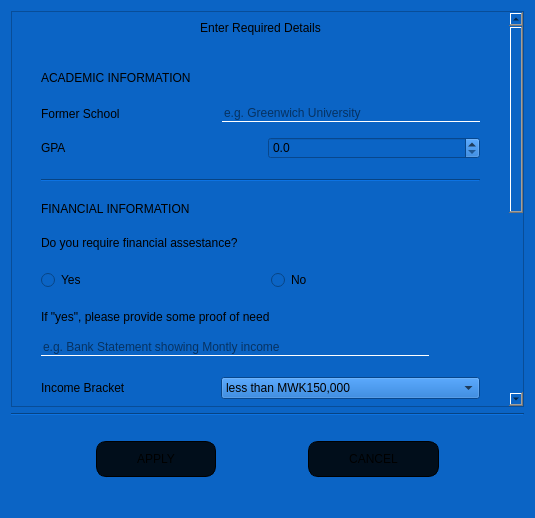
<?xml version="1.0" encoding="UTF-8"?>
<ui version="4.0">
 <class>applyScholarshipForm</class>
 <widget class="QWidget" name="applyScholarshipForm">
  <property name="geometry">
   <rect>
    <x>0</x>
    <y>0</y>
    <width>535</width>
    <height>518</height>
   </rect>
  </property>
  <property name="sizePolicy">
   <sizepolicy hsizetype="Fixed" vsizetype="Fixed">
    <horstretch>0</horstretch>
    <verstretch>0</verstretch>
   </sizepolicy>
  </property>
  <property name="minimumSize">
   <size>
    <width>535</width>
    <height>518</height>
   </size>
  </property>
  <property name="maximumSize">
   <size>
    <width>535</width>
    <height>518</height>
   </size>
  </property>
  <property name="windowTitle">
   <string>Form</string>
  </property>
  <property name="styleSheet">
   <string notr="true">QWidget{
	
	
	background-color: rgb(11, 100, 197);

}

QPushButton{
	padding-top:10px;
	padding-bottom:10px;
	padding-right:40px;
	padding-left:40px;
	border: 1px solid;
	border-radius:10px;
	margin-bottom: 30px;
	background-color: rgb(1, 14, 27);
	font: 600 10pt &quot;Segoe UI&quot;;
}

QLabel{
	
	
	font: 600 12pt &quot;Segoe UI&quot;;
}


QLineEdit{
	border:none;
	background-color: rgb(11, 100, 197);
	border-bottom: 1px solid white;
	
	font: 11pt &quot;Segoe UI&quot;;
}

QRadioButton{
	font: 600 12pt &quot;Segoe UI&quot;;
}


QComboBox{
	font: 11pt &quot;Segoe UI&quot;;
}

</string>
  </property>
  <layout class="QVBoxLayout" name="verticalLayout">
   <item>
    <widget class="QScrollArea" name="scrollArea">
     <property name="widgetResizable">
      <bool>true</bool>
     </property>
     <widget class="QWidget" name="scrollAreaWidgetContents">
      <property name="geometry">
       <rect>
        <x>0</x>
        <y>0</y>
        <width>503</width>
        <height>898</height>
       </rect>
      </property>
      <layout class="QGridLayout" name="gridLayout">
       <item row="0" column="0">
        <widget class="QLabel" name="label">
         <property name="styleSheet">
          <string notr="true">font: 600 14pt &quot;Segoe UI&quot;;
margin-bottom:30px;</string>
         </property>
         <property name="text">
          <string>Enter Required Details</string>
         </property>
         <property name="alignment">
          <set>Qt::AlignmentFlag::AlignCenter</set>
         </property>
        </widget>
       </item>
       <item row="1" column="0">
        <layout class="QVBoxLayout" name="verticalLayout_12">
         <property name="spacing">
          <number>20</number>
         </property>
         <property name="leftMargin">
          <number>20</number>
         </property>
         <property name="rightMargin">
          <number>20</number>
         </property>
         <item>
          <widget class="QLabel" name="label_2">
           <property name="text">
            <string>ACADEMIC INFORMATION</string>
           </property>
          </widget>
         </item>
         <item>
          <layout class="QVBoxLayout" name="verticalLayout_2">
           <property name="spacing">
            <number>15</number>
           </property>
           <item>
            <layout class="QHBoxLayout" name="horizontalLayout_19">
             <item>
              <widget class="QLabel" name="label_28">
               <property name="text">
                <string>Former School                          </string>
               </property>
              </widget>
             </item>
             <item>
              <widget class="QLineEdit" name="formerSchoolTxt">
               <property name="sizePolicy">
                <sizepolicy hsizetype="Expanding" vsizetype="Fixed">
                 <horstretch>0</horstretch>
                 <verstretch>0</verstretch>
                </sizepolicy>
               </property>
               <property name="placeholderText">
                <string>e.g. Greenwich University</string>
               </property>
              </widget>
             </item>
            </layout>
           </item>
           <item>
            <layout class="QHBoxLayout" name="horizontalLayout_3">
             <item>
              <widget class="QLabel" name="label_4">
               <property name="text">
                <string>GPA</string>
               </property>
              </widget>
             </item>
             <item>
              <widget class="QDoubleSpinBox" name="gpaSpinbox">
               <property name="decimals">
                <number>1</number>
               </property>
               <property name="maximum">
                <double>5.000000000000000</double>
               </property>
               <property name="singleStep">
                <double>0.100000000000000</double>
               </property>
              </widget>
             </item>
            </layout>
           </item>
          </layout>
         </item>
         <item>
          <widget class="Line" name="line_3">
           <property name="orientation">
            <enum>Qt::Orientation::Horizontal</enum>
           </property>
          </widget>
         </item>
         <item>
          <widget class="QLabel" name="label_5">
           <property name="text">
            <string>FINANCIAL INFORMATION</string>
           </property>
          </widget>
         </item>
         <item>
          <layout class="QVBoxLayout" name="verticalLayout_3">
           <property name="spacing">
            <number>20</number>
           </property>
           <item>
            <widget class="QLabel" name="label_6">
             <property name="text">
              <string>Do you require financial assestance?</string>
             </property>
            </widget>
           </item>
           <item>
            <layout class="QHBoxLayout" name="horizontalLayout_4">
             <item>
              <widget class="QRadioButton" name="yesRadioBtn">
               <property name="text">
                <string>Yes</string>
               </property>
              </widget>
             </item>
             <item>
              <widget class="QRadioButton" name="noRadioBtn">
               <property name="text">
                <string>No</string>
               </property>
              </widget>
             </item>
            </layout>
           </item>
          </layout>
         </item>
         <item>
          <layout class="QVBoxLayout" name="verticalLayout_6">
           <property name="spacing">
            <number>15</number>
           </property>
           <item>
            <widget class="QLabel" name="label_3">
             <property name="text">
              <string>If &quot;yes&quot;, please provide some proof of need</string>
             </property>
            </widget>
           </item>
           <item>
            <layout class="QHBoxLayout" name="horizontalLayout_9">
             <item>
              <widget class="QLineEdit" name="proofOfNeedTxt">
               <property name="sizePolicy">
                <sizepolicy hsizetype="Expanding" vsizetype="Fixed">
                 <horstretch>0</horstretch>
                 <verstretch>0</verstretch>
                </sizepolicy>
               </property>
               <property name="placeholderText">
                <string>e.g. Bank Statement showing Montly income</string>
               </property>
              </widget>
             </item>
             <item>
              <widget class="QPushButton" name="proofBrowseBtn">
               <property name="cursor">
                <cursorShape>PointingHandCursor</cursorShape>
               </property>
               <property name="styleSheet">
                <string notr="true">border:none;
border-radius:5px;
font: 600 9pt &quot;Segoe UI&quot;;
margin:0px;
padding:2px;
background-color: rgb(11, 100, 197);
color:rgb(1, 14, 27);</string>
               </property>
               <property name="text">
                <string/>
               </property>
               <property name="icon">
                <iconset resource="../../projectRescources.qrc">
                 <normaloff>:/icons/search.png</normaloff>:/icons/search.png</iconset>
               </property>
              </widget>
             </item>
            </layout>
           </item>
          </layout>
         </item>
         <item>
          <layout class="QHBoxLayout" name="horizontalLayout_18">
           <item>
            <widget class="QLabel" name="label_27">
             <property name="text">
              <string>Income Bracket</string>
             </property>
            </widget>
           </item>
           <item>
            <widget class="QComboBox" name="incomeBracketComboBox">
             <item>
              <property name="text">
               <string>less than MWK150,000</string>
              </property>
             </item>
             <item>
              <property name="text">
               <string>Between MWK150,000 - MWK250,000</string>
              </property>
             </item>
             <item>
              <property name="text">
               <string>Between MKW250,000 - MWK500,000</string>
              </property>
             </item>
             <item>
              <property name="text">
               <string>Between MWK500,00 - MWK1,000,000</string>
              </property>
             </item>
             <item>
              <property name="text">
               <string>Between MWK1,000,000 - MWK2,000,000</string>
              </property>
             </item>
             <item>
              <property name="text">
               <string>More than MWK2,000,000</string>
              </property>
             </item>
            </widget>
           </item>
          </layout>
         </item>
         <item>
          <widget class="Line" name="line">
           <property name="orientation">
            <enum>Qt::Orientation::Horizontal</enum>
           </property>
          </widget>
         </item>
         <item>
          <layout class="QVBoxLayout" name="verticalLayout_5">
           <property name="spacing">
            <number>15</number>
           </property>
           <item>
            <widget class="QLabel" name="label_7">
             <property name="text">
              <string>MOTIVATION</string>
             </property>
            </widget>
           </item>
           <item>
            <widget class="QLabel" name="label_8">
             <property name="text">
              <string>Why are you applying to this scholarship?</string>
             </property>
            </widget>
           </item>
           <item>
            <widget class="QTextEdit" name="reasonForApplyingTxt">
             <property name="styleSheet">
              <string notr="true">heigth:81px;
background-color:white;
border: 1px solid black;
border-radius: 7px;
color:black;
font: 11pt &quot;Segoe UI&quot;;</string>
             </property>
            </widget>
           </item>
           <item>
            <layout class="QHBoxLayout" name="horizontalLayout_5">
             <item>
              <widget class="QLabel" name="label_9">
               <property name="text">
                <string>Career Goals                     </string>
               </property>
              </widget>
             </item>
             <item>
              <widget class="QLineEdit" name="careerGoalsTxt">
               <property name="placeholderText">
                <string>Optional</string>
               </property>
              </widget>
             </item>
            </layout>
           </item>
          </layout>
         </item>
         <item>
          <widget class="Line" name="line_2">
           <property name="orientation">
            <enum>Qt::Orientation::Horizontal</enum>
           </property>
          </widget>
         </item>
         <item>
          <widget class="QLabel" name="label_10">
           <property name="text">
            <string>DOCUMENTS</string>
           </property>
          </widget>
         </item>
         <item>
          <layout class="QVBoxLayout" name="verticalLayout_4">
           <property name="spacing">
            <number>20</number>
           </property>
           <item>
            <layout class="QHBoxLayout" name="horizontalLayout_6">
             <item>
              <widget class="QLabel" name="label_11">
               <property name="text">
                <string>Transcript                         </string>
               </property>
              </widget>
             </item>
             <item>
              <widget class="QLineEdit" name="transcriptTxt"/>
             </item>
             <item>
              <widget class="QPushButton" name="transcriptBrowseBtn">
               <property name="cursor">
                <cursorShape>PointingHandCursor</cursorShape>
               </property>
               <property name="styleSheet">
                <string notr="true">border:none;
border-radius:5px;
font: 600 9pt &quot;Segoe UI&quot;;
margin:0px;
padding:2px;
background-color: rgb(11, 100, 197);
color:rgb(1, 14, 27);</string>
               </property>
               <property name="text">
                <string/>
               </property>
               <property name="icon">
                <iconset resource="../../projectRescources.qrc">
                 <normaloff>:/icons/search.png</normaloff>:/icons/search.png</iconset>
               </property>
              </widget>
             </item>
            </layout>
           </item>
           <item>
            <layout class="QHBoxLayout" name="horizontalLayout_7">
             <item>
              <widget class="QLabel" name="label_12">
               <property name="text">
                <string>National ID                      </string>
               </property>
              </widget>
             </item>
             <item>
              <widget class="QLineEdit" name="nationalIdTxt"/>
             </item>
             <item>
              <widget class="QPushButton" name="nationalBrowseBtn">
               <property name="cursor">
                <cursorShape>PointingHandCursor</cursorShape>
               </property>
               <property name="styleSheet">
                <string notr="true">border:none;
border-radius:5px;
font: 600 9pt &quot;Segoe UI&quot;;
margin:0px;
padding:2px;
background-color: rgb(11, 100, 197);
color:rgb(1, 14, 27);</string>
               </property>
               <property name="text">
                <string/>
               </property>
               <property name="icon">
                <iconset resource="../../projectRescources.qrc">
                 <normaloff>:/icons/search.png</normaloff>:/icons/search.png</iconset>
               </property>
              </widget>
             </item>
            </layout>
           </item>
           <item>
            <layout class="QHBoxLayout" name="horizontalLayout_8">
             <item>
              <widget class="QLabel" name="label_13">
               <property name="text">
                <string>Recommendation letter  </string>
               </property>
              </widget>
             </item>
             <item>
              <widget class="QLineEdit" name="recommedationLetterTxt"/>
             </item>
             <item>
              <widget class="QPushButton" name="recommBrowseBtn">
               <property name="cursor">
                <cursorShape>PointingHandCursor</cursorShape>
               </property>
               <property name="styleSheet">
                <string notr="true">border:none;
border-radius:5px;
font: 600 9pt &quot;Segoe UI&quot;;
margin:0px;
padding:2px;
background-color: rgb(11, 100, 197);
color:rgb(1, 14, 27);</string>
               </property>
               <property name="text">
                <string/>
               </property>
               <property name="icon">
                <iconset resource="../../projectRescources.qrc">
                 <normaloff>:/icons/search.png</normaloff>:/icons/search.png</iconset>
               </property>
              </widget>
             </item>
            </layout>
           </item>
          </layout>
         </item>
        </layout>
       </item>
      </layout>
     </widget>
    </widget>
   </item>
   <item>
    <widget class="Line" name="line_4">
     <property name="orientation">
      <enum>Qt::Orientation::Horizontal</enum>
     </property>
    </widget>
   </item>
   <item>
    <layout class="QHBoxLayout" name="horizontalLayout">
     <property name="topMargin">
      <number>19</number>
     </property>
     <item>
      <spacer name="horizontalSpacer_13">
       <property name="orientation">
        <enum>Qt::Orientation::Horizontal</enum>
       </property>
       <property name="sizeHint" stdset="0">
        <size>
         <width>40</width>
         <height>20</height>
        </size>
       </property>
      </spacer>
     </item>
     <item>
      <widget class="QPushButton" name="applyBtn">
       <property name="cursor">
        <cursorShape>PointingHandCursor</cursorShape>
       </property>
       <property name="styleSheet">
        <string notr="true">background-color: rgb(1, 14, 27);</string>
       </property>
       <property name="text">
        <string>APPLY</string>
       </property>
      </widget>
     </item>
     <item>
      <spacer name="horizontalSpacer_14">
       <property name="orientation">
        <enum>Qt::Orientation::Horizontal</enum>
       </property>
       <property name="sizeHint" stdset="0">
        <size>
         <width>40</width>
         <height>20</height>
        </size>
       </property>
      </spacer>
     </item>
     <item>
      <widget class="QPushButton" name="cancelBtn">
       <property name="cursor">
        <cursorShape>PointingHandCursor</cursorShape>
       </property>
       <property name="styleSheet">
        <string notr="true">background-color: rgb(1, 14, 27);</string>
       </property>
       <property name="text">
        <string>CANCEL</string>
       </property>
      </widget>
     </item>
     <item>
      <spacer name="horizontalSpacer_15">
       <property name="orientation">
        <enum>Qt::Orientation::Horizontal</enum>
       </property>
       <property name="sizeHint" stdset="0">
        <size>
         <width>40</width>
         <height>20</height>
        </size>
       </property>
      </spacer>
     </item>
    </layout>
   </item>
  </layout>
 </widget>
 <resources>
  <include location="../../projectRescources.qrc"/>
 </resources>
 <connections/>
</ui>
